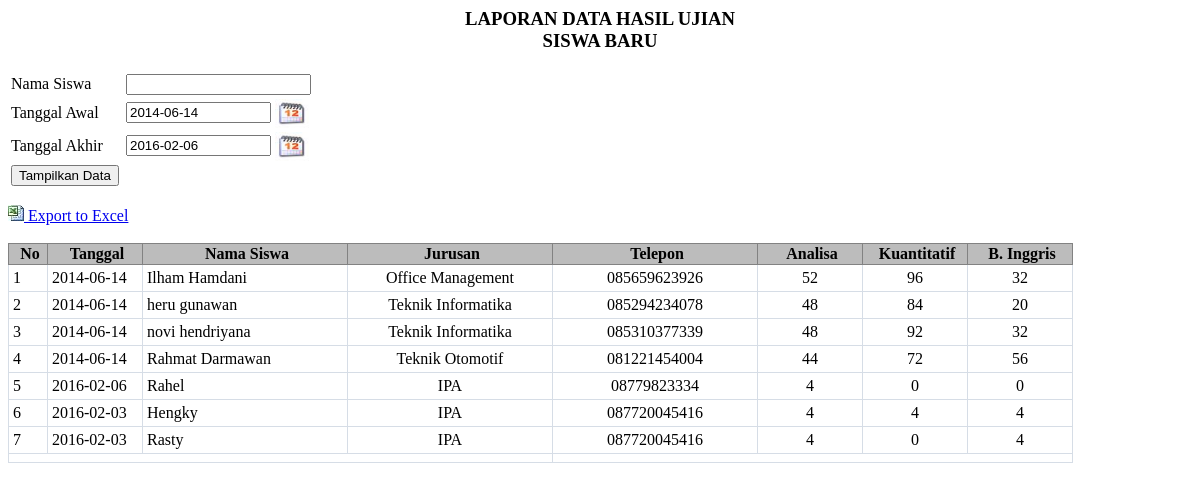
The page /admin/bank_ri32.php on the database its author committed.
### tables this page shows
CREATE TABLE IF NOT EXISTS `tuser` (
  `id` int(10) NOT NULL AUTO_INCREMENT,
  `nim` varchar(30) NOT NULL,
  `nama` varchar(50) NOT NULL,
  `kelas` varchar(100) NOT NULL,
  `tlp` char(13) NOT NULL,
  `password` varchar(20) NOT NULL,
  `tanggal` date NOT NULL,
  PRIMARY KEY (`nim`),
  UNIQUE KEY `nim` (`nim`),
  KEY `id` (`id`)
);

CREATE TABLE IF NOT EXISTS `tjawab` (
  `nim` varchar(30) NOT NULL,
  `nilai` tinyint(20) NOT NULL,
  PRIMARY KEY (`nim`)
);

CREATE TABLE IF NOT EXISTS `tjawab1` (
  `nim` varchar(30) NOT NULL,
  `nilai1` varchar(20) NOT NULL,
  PRIMARY KEY (`nim`)
);

CREATE TABLE IF NOT EXISTS `tjawab2` (
  `nim` varchar(30) NOT NULL,
  `nilai2` varchar(20) NOT NULL,
  PRIMARY KEY (`nim`)
);

### admin/bank_ri32.php (the view, shortened to what this page needs)
<html>
<head>
    <link rel="stylesheet" href="tabel.css" />
	 <link rel="stylesheet" href="tombol.css" />
</head>
<body onLoad="document.postform.elements['nasabah'].focus();">
<div id="main">
<div id="right">
<center><h3>LAPORAN DATA HASIL UJIAN<br>
SISWA BARU</h3></center>
<?php
$min_tanggal=mysql_fetch_array(mysql_query("select min(tanggal) as min_tanggal from tuser"));
$max_tanggal=mysql_fetch_array(mysql_query("select max(tanggal) as max_tanggal from tuser"));
?>
<form action="bank_ri32.php" method="get" name="postform">
<table width="435" border="0" align="absmiddle" color="with">
<tr>
    <td width="111">Nama Siswa</td>
    <td colspan="2"><input type="text" name="nasabah" value="<?php  if(isset($_GET['nasabah'])){ echo $_GET['nasabah']; }?>"/></td>
</tr>
<tr>
    <td>Tanggal Awal</td>
    <td colspan="2"><input type="text" name="tanggal_awal" size="15" value="<?php  echo $min_tanggal['min_tanggal'];?>"/>
    <a href="javascript:void(0)" onClick="if(self.gfPop)gfPop.fPopCalendar(document.postform.tanggal_awal);return false;" ><img src="calender/calender.jpeg" alt="" name="popcal" width="34" height="29" border="0" align="absmiddle" id="popcal" /></a>
    </td>
</tr>
<tr>
    <td>Tanggal Akhir</td>
    <td colspan="2"><input type="text" name="tanggal_akhir" size="15" value="<?php  echo $max_tanggal['max_tanggal'];?>"/>
    <a href="javascript:void(0)" onClick="if(self.gfPop)gfPop.fPopCalendar(document.postform.tanggal_akhir);return false;" ><img src="calender/calender.jpeg" alt="" name="popcal" width="34" height="29" border="0" align="absmiddle" id="popcal" /></a>
    </td>
</tr>
<tr>
    <td><input type="submit" value="Tampilkan Data" name="cari"></td>
    <td colspan="2">&nbsp;</td>
</tr>
</table>
</form>
<?php
	$entries=50;
		?>
	?></font><?php
	$page=(int)$_GET['page'];
	$offset=$page*$entries;
	if(isset($_GET['cari'])){
		$nasabah=$_GET['nasabah'];
		$tanggal_awal=$_GET['tanggal_awal'];
		$tanggal_akhir=$_GET['tanggal_akhir'];
		$result=mysql_query("SELECT tuser.tanggal, tuser.nim, tuser.nama, kelas, tlp,  tjawab.nilai, tjawab1.nilai1, tjawab2.nilai2 FROM tuser INNER JOIN tjawab ON tuser.nim = tjawab.nim INNER JOIN tjawab1 ON tuser.nim = tjawab1.nim INNER JOIN tjawab2 ON tuser.nim = tjawab2.nim where tuser.nama like '%$nasabah%' and tuser.tanggal between '$tanggal_awal' and '$tanggal_akhir' limit $offset,$entries");
	}else{
		$result=mysql_query("SELECT tuser.tanggal, tuser.nim, tuser.nama, kelas, tlp,  tjawab.nilai, tjawab1.nilai1, tjawab2.nilai2 FROM tuser INNER JOIN tjawab ON tuser.nim = tjawab.nim INNER JOIN tjawab1 ON tuser.nim = tjawab1.nim INNER JOIN tjawab2 ON tuser.nim = tjawab2.nim  limit $offset,$entries");
	}
?>
<?php
echo "<a href =\"download.php?nasabah=$nasabah&tanggal_awal=$tanggal_awal&tanggal_akhir=$tanggal_akhir\"><img src=\"excel-icon.jpeg\"> Export to Excel</a><br><br>";
?>
<table class="datatable">
	<tr>
    	<th width="34">No</th>
    	<th width="90">Tanggal</th>
    	<th width="200">Nama Siswa </th>
    	<th width="200">Jurusan</th>
		<th width="200">Telepon</th>
		<th width="100">Analisa</th>
		<th width="100">Kuantitatif</th>
		<th width="100">B. Inggris</th>
    </tr>
	<?php
	while($row=mysql_fetch_array($result)){
	?>
    <tr>
    	<td><?php  echo $offset=$offset+1; ?></td>
		<td><?php  echo $row['tanggal']; ?></td>
		<td><?php  echo $row['nama'];?></td>
		<td align="center"><?php  echo $row['kelas'];?></td>
			<td align="center"><?php  echo $row['tlp'];?></td>
		<td align="center"><?php  echo $row['nilai'];?></td>
		<td align="center"><?php  echo $row['nilai1'];?></td>
		<td align="center"><?php  echo $row['nilai2'];?></td>
    </tr>
    <?php  }
	?>
    <tr>
    	<td colspan="4" align="center">
        </td>
    </tr>
</table>
</div>
</body>
</html>

### admin/tabel.css (style rules this page uses)
.datatable { border: 1px solid #D6DDE6; border-collapse: collapse; }
.datatable td { border: 1px solid #D6DDE6; padding: 4px; }
.datatable th { border: 1px solid #828282; background-color: #BCBCBC; font-weight: bold; text-align: left; padding-left: 4px; padding-right: 0px; text-align:center; }

### rows shown on the page
tuser: tanggal "2014-06-14", nama "Ilham Hamdani", kelas "Office Management", tlp "085659623926", tjawab.nilai "52", tjawab1.nilai1 "96", tjawab2.nilai2 "32"
tuser: offset "2", tanggal "2014-06-14", nama "heru gunawan", kelas "Teknik Informatika", tlp "085294234078", tjawab.nilai "48", tjawab1.nilai1 "84", tjawab2.nilai2 "20"
tuser: offset "3", tanggal "2014-06-14", nama "novi hendriyana", kelas "Teknik Informatika", tlp "085310377339", tjawab.nilai "48", tjawab1.nilai1 "92", tjawab2.nilai2 "32"
tuser: offset "4", tanggal "2014-06-14", nama "Rahmat Darmawan", kelas "Teknik Otomotif", tlp "081221454004", tjawab.nilai "44", tjawab1.nilai1 "72", tjawab2.nilai2 "56"
tuser: offset "5", tanggal "2016-02-06", nama "Rahel", kelas "IPA", tlp "08779823334", tjawab.nilai "4", tjawab1.nilai1 "0", tjawab2.nilai2 "0"
tuser: offset "6", tanggal "2016-02-03", nama "Hengky", kelas "IPA", tlp "087720045416", tjawab.nilai "4", tjawab1.nilai1 "4", tjawab2.nilai2 "4"
tuser: offset "7", tanggal "2016-02-03", nama "Rasty", kelas "IPA", tlp "087720045416", tjawab.nilai "4", tjawab1.nilai1 "0", tjawab2.nilai2 "4"
